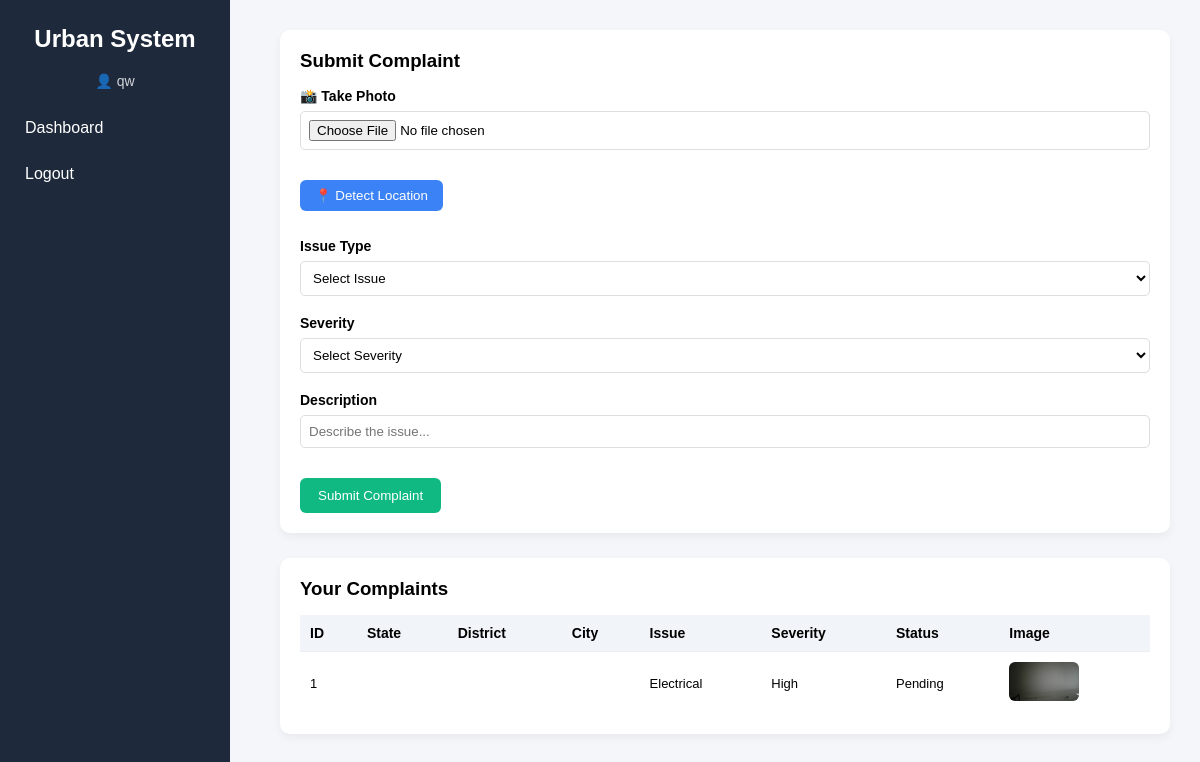
Page /citizen_dashboard (signed in) on the earlier database version.
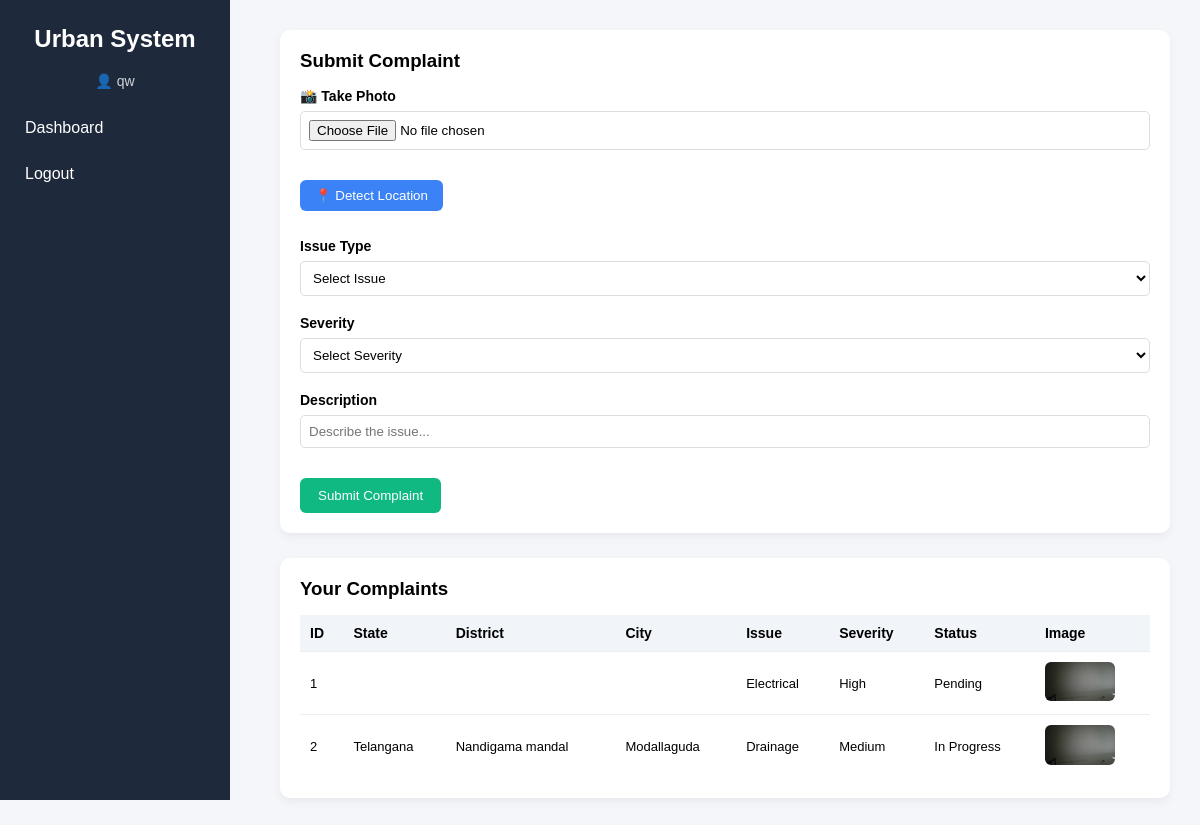
Same page on the later database version.
### tables this page shows
CREATE TABLE complaints (
            id INTEGER PRIMARY KEY AUTOINCREMENT,
            user_id INTEGER,
            state TEXT,
            district TEXT,
            city TEXT,
            issue_type TEXT,
            severity TEXT,
            description TEXT,
            image TEXT,
            department TEXT,
            priority TEXT,
            status TEXT
        );

### app.py (the view, shortened to what this page needs)
@app.route("/citizen_dashboard", methods=["GET", "POST"])
def citizen_dashboard():
    if session.get("role") != "citizen":
        return redirect("/login")
    conn = get_db()
    cursor = conn.cursor()
    cursor.execute("""
        SELECT id, state, district, city, issue_type, severity, priority, status, image
        FROM complaints
        WHERE user_id=?
    """, (session["user_id"],))
    complaints = cursor.fetchall()
    conn.close()
    return render_template("citizen_dashboard.html", complaints=complaints)

### app.py (called while the page is built)
def get_db():
    return sqlite3.connect("database.db", timeout=10)

### templates/citizen_dashboard.html (shortened to what this page needs)
<!DOCTYPE html>
<html>
<head>
    <link rel="stylesheet" href="{{ url_for('static', filename='css/style.css') }}">
</head>
<body>
<div class="sidebar">
    <h2>Urban System</h2>
    <p>👤 {{ session['username'] }}</p>
    <a href="/citizen_dashboard">Dashboard</a>
    <a href="/logout">Logout</a>
</div>
<div class="main">
    <div class="card">
        <h3>Submit Complaint</h3>
        <form method="POST" action="/citizen_dashboard" enctype="multipart/form-data">
            <label>📸 Take Photo</label>
            <input type="file" name="image" accept="image/*" capture="environment" required>
            <br><br>
            <button type="button" class="location-btn" onclick="getLocation()">
                📍 Detect Location
            </button>
            <br>
            <label>Issue Type</label>
            <select name="issue_type" required>
                <option value="">Select Issue</option>
            </select>
            <br><br>
            <label>Severity</label>
            <select name="severity" required>
                <option value="">Select Severity</option>
            </select>
            <br><br>
            <label>Description</label>
            <input type="text" name="description" placeholder="Describe the issue..." required>
            <br><br>
            <button type="submit" class="submit-btn">Submit Complaint</button>
        </form>
    </div>
    <div class="card">
        <h3>Your Complaints</h3>
        <table>
            <tr>
                <th>ID</th>
                <th>State</th>
                <th>District</th>
                <th>City</th>
                <th>Issue</th>
                <th>Severity</th>
                <th>Status</th>
                <th>Image</th>
            </tr>
            {% for c in complaints %}
            <tr>
                <td>{{ c[0] }}</td>
                <td>{{ c[1] }}</td>
                <td>{{ c[2] }}</td>
                <td>{{ c[3] }}</td>
                <td>{{ c[4] }}</td>
                <td>{{ c[5] }}</td>
                <td>{{ c[7] }}</td>
                <td>
                    {% if c[8] %}
                        <img src="{{ url_for('static', filename='uploads/' + c[8]) }}" class="complaint-img">
                    {% else %}
                        No Image
                    {% endif %}
                </td>
            </tr>
            {% endfor %}
        </table>
    </div>
</div>
</body>
</html>

### static/css/style.css (style rules this page uses)
* { margin: 0; padding: 0; box-sizing: border-box; font-family: Arial, Helvetica, sans-serif; }
body { display: flex; background-color: #f4f6f9; }
.sidebar { width: 230px; height: 100vh; background: #1e293b; color: white; padding: 25px 15px; position: fixed; }
.sidebar h2 { margin-bottom: 20px; text-align: center; }
.sidebar p { margin-bottom: 20px; text-align: center; font-size: 14px; opacity: 0.8; }
.sidebar a { display: block; padding: 10px; margin-bottom: 8px; text-decoration: none; color: white; border-radius: 6px; transition: 0.3s; }
.main { margin-left: 250px; padding: 30px; width: 100%; }
.card { background: white; padding: 20px; border-radius: 10px; box-shadow: 0 4px 10px rgba(0,0,0,0.05); margin-bottom: 25px; }
.card h3 { margin-bottom: 15px; }
form label { font-weight: bold; font-size: 14px; }
form input[type="text"], form select, form input[type="file"] { width: 100%; padding: 8px; margin-top: 6px; border: 1px solid #ddd; border-radius: 5px; }
form select { background-color: #fff; }
form button { margin-top: 12px; }
.location-btn { background-color: #3b82f6; color: white; padding: 8px 15px; border: none; border-radius: 6px; cursor: pointer; transition: 0.3s; }
.submit-btn { background-color: #10b981; color: white; padding: 10px 18px; border: none; border-radius: 6px; cursor: pointer; transition: 0.3s; }
table { width: 100%; border-collapse: collapse; }
table th { background-color: #f1f5f9; padding: 10px; font-size: 14px; text-align: left; }
table td { padding: 10px; border-top: 1px solid #eee; font-size: 13px; }
.complaint-img { width: 70px; border-radius: 6px; }

Differences in the rows shown:
added complaints: id "2", state "Telangana", district "Nandigama mandal", city "Modallaguda", issue_type "Drainage", severity "Medium", status "In Progress", image (picture)
